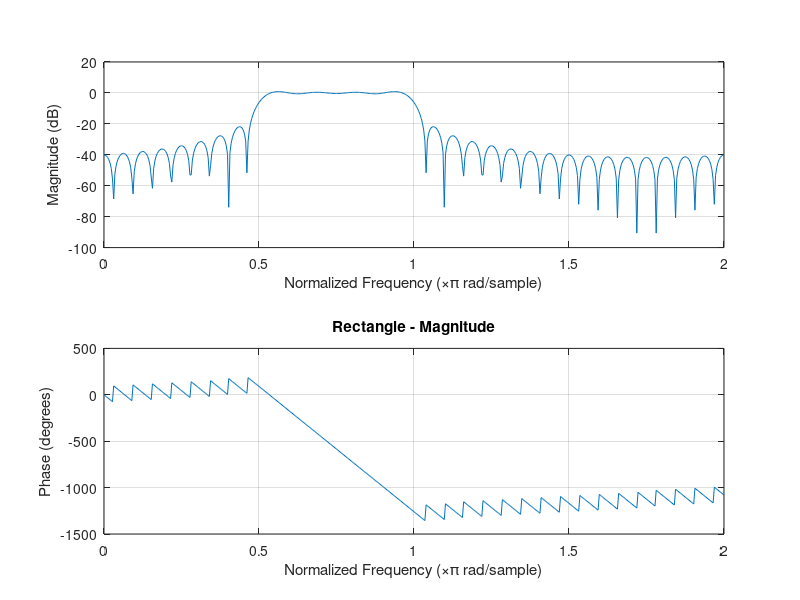
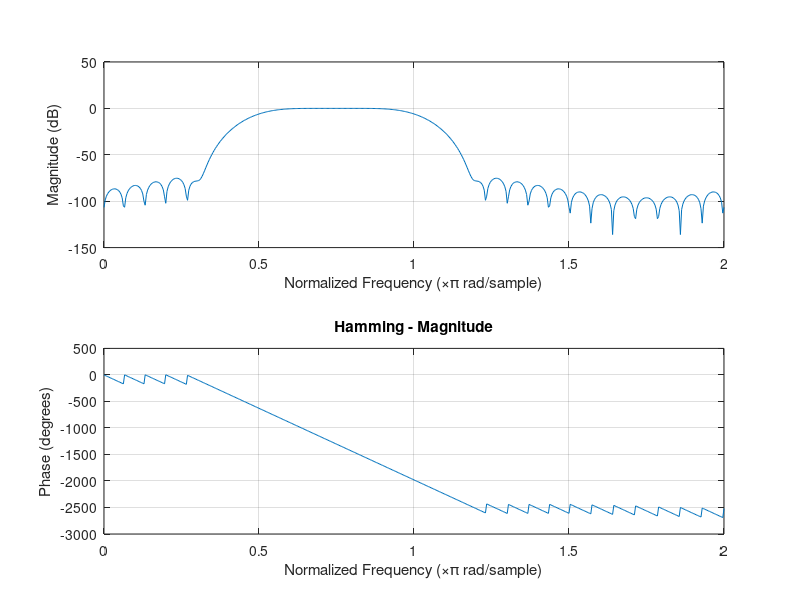
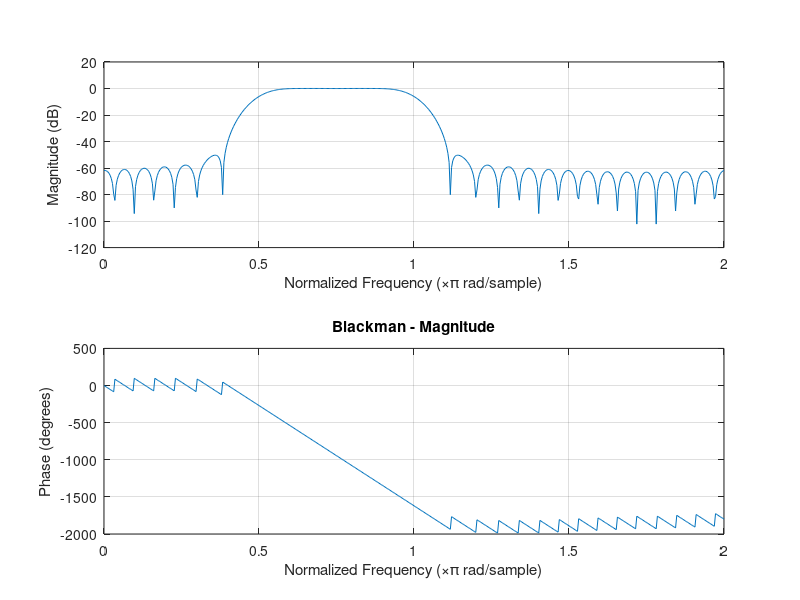

Recreate these plots in MATLAB, in order.
clc
close all
clear all

M = 31;
wc = pi/2;

% High Pass Filter:

% Rectangle

for n = 0:M 
    r = @(w) exp(-1i*w*(n-(M-1)/2));
    q = integral(r,-pi,-wc);
    y(n+1) = (1/(2*pi))*q;
    w = 1;
    h1(n+1) = y(n+1).*w;
end    

figure;
freqz(h1);
title("Rectangle - Magnitude");

% Hamming

for n = 0:M 
    r = @(w) exp(-1i*w*(n-(M -1)/2));
    q = integral(r,-pi,-wc);
    y(n+1) = (1/(2*pi))*q;
    w(n+1) = 0.42 - 0.5*(cos(2*pi*n/(M-1))) + 0.08*cos(4*pi*n/(M-1));
    h2(n+1) = y(n+1).*w(n+1);
end    

figure;
freqz(h2);
title("Hamming - Magnitude");

% Blackman

for n = 0:M 
    r = @(w) exp(-1i*w*(n-(M-1)/2));
    q = integral(r,-pi,-wc);
    y(n+1) = (1/(2*pi))*q;
    w(n+1) = 0.54 - 0.46*(cos(2*pi*n/(M-1)));
    h3(n+1) = y(n+1).*w(n+1);
end    

figure;
freqz(h3);
title("Blackman - Magnitude");
